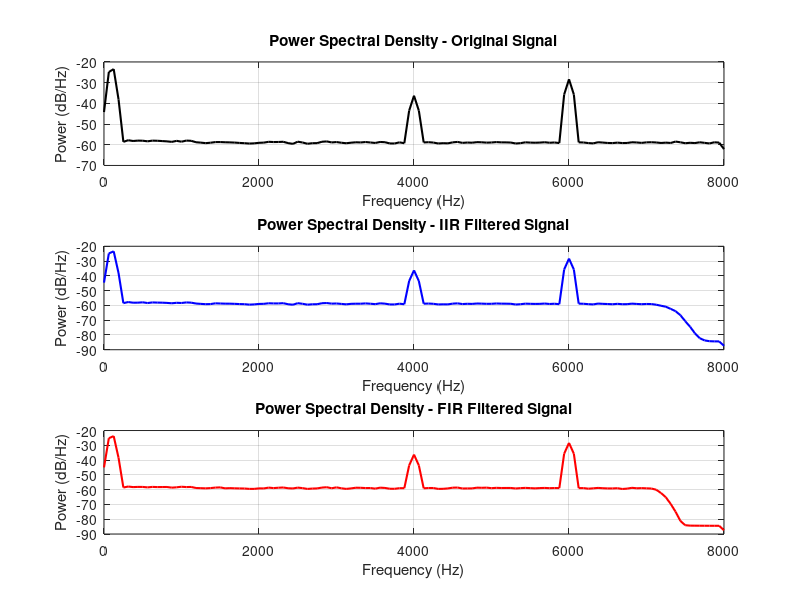

The MATLAB script that drew this image:
function main()
    % Main function to execute filter design, signal creation, and plotting
    fs = 16000; % Sampling frequency
    N = 1024;   % Number of points for the frequency response
    duration = 2; % Duration of the signal in seconds

    % Design IIR filter
    [b_iir, a_iir, w, h] = designIIRFilter(fs, N, 30, 7300);

    % Design FIR filter
    [h_fir, W_fir, H_fir] = designFIRFilter(fs, N, 1, 7250, 128, 8);

    %% Notes about filter design:
    % 1. Low cutoff frequency for FIR filter (low_cutoff = 1 Hz):
    %    - Setting a low cutoff frequency in the range [1, 50 Hz] for FIR filters can result 
    %      in a longer transition (rise) time.
    %    - At 50 Hz, the filter's response may still be attenuating instead of reaching zero 
    %      in practice, the FIR filter reaches its full attenuation near 150 Hz.
    %    - For the IIR filter, low_cutoff_B = 30 Hz is chosen as the closest value to 50 Hz 
    %      while maintaining a faster rise time compared to the FIR filter.

    % 2. Kaiser window parameter (beta = 8):
    %    - The Kaiser window parameter beta controls the trade-off between the steepness 
    %      of the filter's transition band and the sidelobe attenuation in the stopband.
    %    - Beta = 8 is chosen as a balanced compromise to achieve sufficiently steep slope in the 
    %      passband and good attenuation of the sidelobes, minimizing interference from out-of-band signals or noise.

        % Create a test signal
    [t, signal] = createSignal(fs, duration);

    % Apply filters to the signal
    filtered_signal_iir = filter(b_iir, a_iir, signal); % IIR filtered signal
    filtered_signal_fir = filter(h_fir, 1, signal); % FIR filtered signal

    % Plot GWM (Power Spectral Density)
    plotPSD(signal, filtered_signal_iir, filtered_signal_fir, fs);
end

function [t, signal] = createSignal(fs, duration)
    % Create a test signal with aliasing and white noise
    t = 0:1/fs:duration-1/fs; % Time vector
    
    % Signal with frequencies below and above Nyquist frequency
    signal_clean = sin(2*pi*100*t) + 0.5*sin(2*pi*6000*t) + 0.2*sin(2*pi*12000*t);
    
    % Add white noise to the signal
    noise = 0.1 * randn(size(t));
    
    % Combine clean signal with noise
    signal = signal_clean + noise;
end

function [b, a, w, h] = designIIRFilter(fs, N, low_cutoff, high_cutoff)
    % Design IIR Butterworth filter and calculate its frequency response
    [b, a] = butter(4, [low_cutoff, high_cutoff] / (fs / 2));
    [h, w] = freqz(b, a, N, fs); % Frequency response of the IIR filter
end

function [h_fir, W_fir, H_fir] = designFIRFilter(fs, N, low_cutoff, high_cutoff, order, beta)
    % Design FIR filter using a Kaiser window and calculate its frequency response
    h_fir = fir1(order, [low_cutoff, high_cutoff] / (fs / 2), kaiser(order + 1, beta));
    [H_fir, W_fir] = freqz(h_fir, 1, N, fs); % Frequency response of the FIR filter
end

function plotPSD(original, filtered_iir, filtered_fir, fs)
    % Plot Power Spectral Density (PSD) of original and filtered signals
    figure;

    % Calculate and plot PSD of the original signal
    subplot(3, 1, 1);
    [Pxx, F] = pwelch(original, [], [], [], fs);
    plot(F, 10*log10(Pxx), 'k', 'LineWidth', 1.5);
    title('Power Spectral Density - Original Signal');
    xlabel('Frequency (Hz)');
    ylabel('Power (dB/Hz)');
    grid on;

    % Calculate and plot PSD of the IIR-filtered signal
    subplot(3, 1, 2);
    [Pxx_iir, F_iir] = pwelch(filtered_iir, [], [], [], fs);
    plot(F_iir, 10*log10(Pxx_iir), 'b', 'LineWidth', 1.5);
    title('Power Spectral Density - IIR Filtered Signal');
    xlabel('Frequency (Hz)');
    ylabel('Power (dB/Hz)');
    grid on;

    % Calculate and plot PSD of the FIR-filtered signal
    subplot(3, 1, 3);
    [Pxx_fir, F_fir] = pwelch(filtered_fir, [], [], [], fs);
    plot(F_fir, 10*log10(Pxx_fir), 'r', 'LineWidth', 1.5);
    title('Power Spectral Density - FIR Filtered Signal');
    xlabel('Frequency (Hz)');
    ylabel('Power (dB/Hz)');
    grid on;
end
